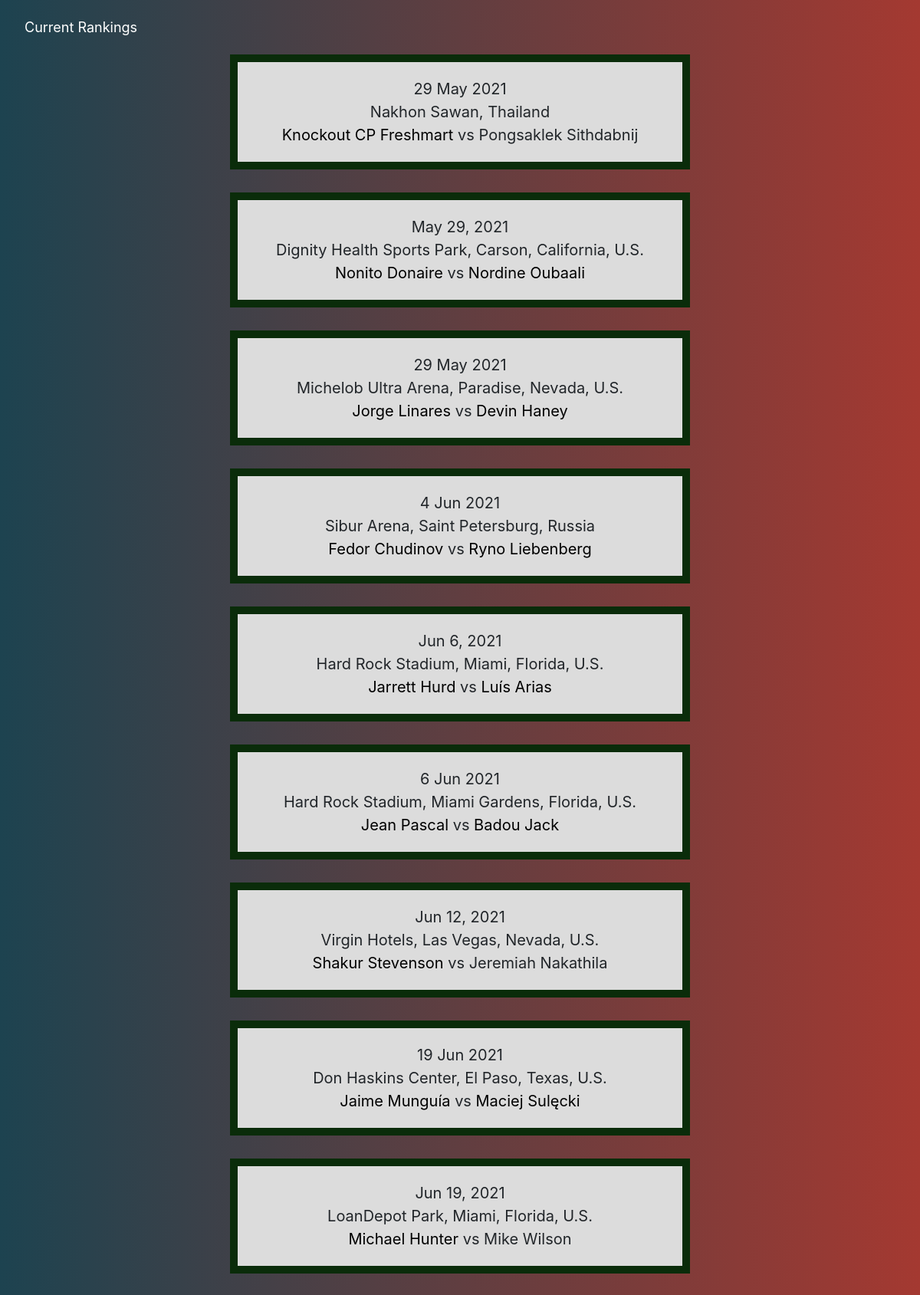
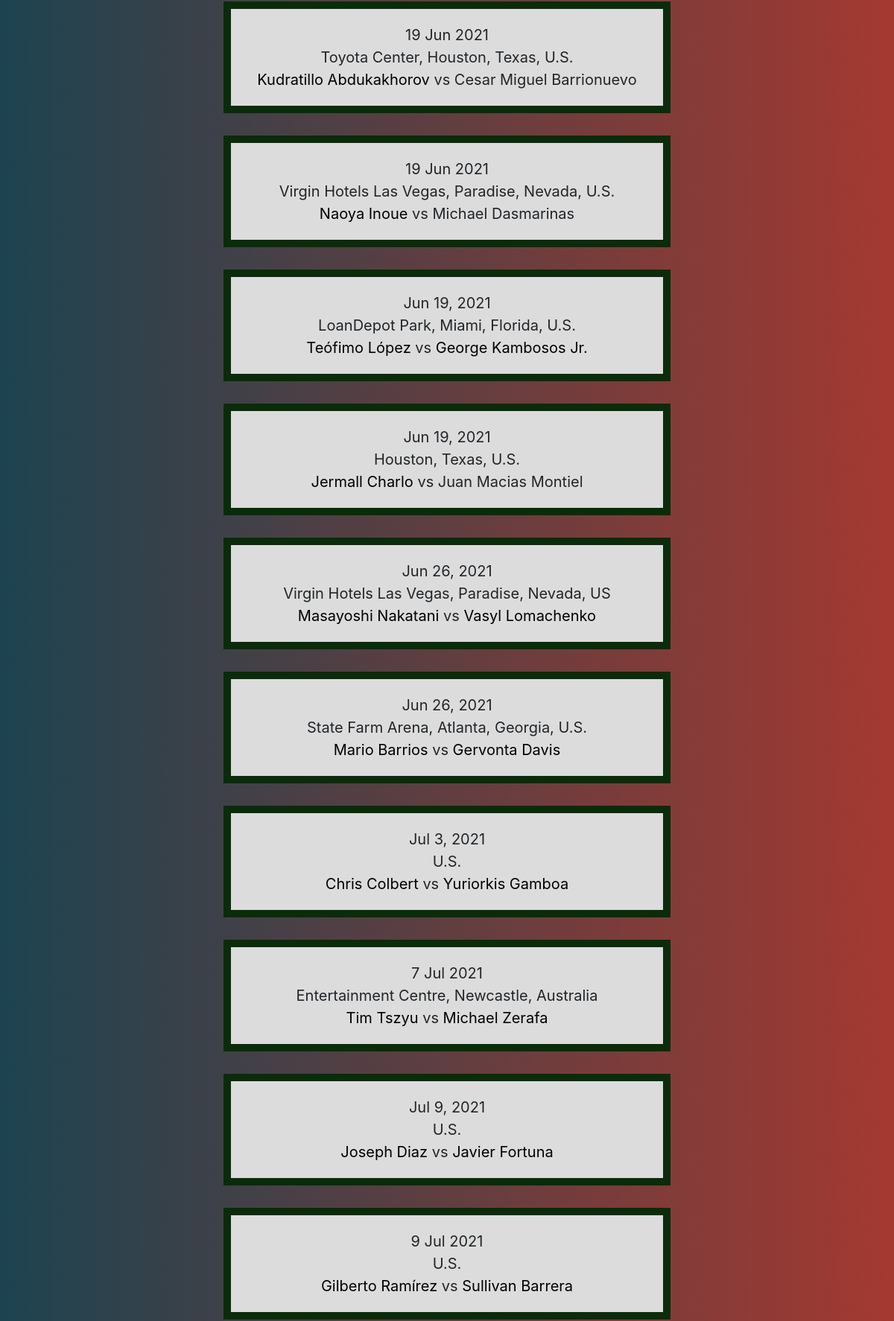
The page / (upper part) on the database its author committed (2 pictures, top to bottom).
### app.py (models this page shows)
class Fights(db.Model):
    __tablename__ = 'Fights'
    __table_args__ = { 'extend_existing': True }
    FIGHT_DATE = db.Column(db.String)
    DATE_FORMATTED = db.Column(db.Date)
    FIGHTER_A = db.Column(db.String, primary_key=True)
    FIGHTER_B = db.Column(db.String)
    A_NICKNAME = db.Column(db.String)
    B_NICKNAME = db.Column(db.String)
    A_RECORD = db.Column(db.String)
    B_RECORD = db.Column(db.String)
    A_KOs = db.Column(db.String)
    B_KOs = db.Column(db.String)
    A_LINK = db.Column(db.String)
    B_LINK = db.Column(db.String)
    LOCATION = db.Column(db.String)

### app.py (the view)
@app.route('/')
def home_page():
    fightList = []
    fightList = db.session.query(Fights).order_by(Fights.DATE_FORMATTED.asc()).all()
    return render_template('home.html', fights=fightList)

### templates/home.html (shortened to what this page needs)
<!doctype html>
<html lang="en">
  <head>
    <link rel="stylesheet" href="https://cdn.jsdelivr.net/npm/bootstrap@4.5.3/dist/css/bootstrap.min.css">
  </head>
  <body>
    <div class="navbar">
      <a href="/rankings">Current Rankings</a>
    </div>
    {% for fight in fights%}
      <div class="fight">
        {{fight.FIGHT_DATE}}
        <br>
        {% if "N/A" not in fight.LOCATION %}
          {{fight.LOCATION}}
          <br>
        {% endif %}
        {% if "N/A" not in fight.A_LINK and "N/A" not in fight.B_LINK %}
          <a href= {{fight.A_LINK}} target="_blank">{{fight.FIGHTER_A}}</a> vs <a href= {{fight.B_LINK}} target="_blank">{{fight.FIGHTER_B}}</a>
        {% elif "N/A" not in fight.A_LINK and "N/A" in fight.B_LINK %}
          <a href= {{fight.A_LINK}} target="_blank">{{fight.FIGHTER_A}}</a> vs {{fight.FIGHTER_B}}
        {% else %}
          {{fight.FIGHTER_A}} vs {{fight.FIGHTER_B}}
        {% endif %}
      </div>
    {% endfor %}
  </body>
</html>

### templates/home.html (style rules this page uses)
body { background: linear-gradient(-90deg, #a43931, #1d4350); }
.fight { background-color: gainsboro; border: 10px solid rgb(10, 44, 10); padding: 20px; margin: 0 auto; margin-bottom: 30px; width: 600px; text-align: center; font-size: 20px; }
.fight a { color: black; }
.navbar { overflow: hidden; background: linear-gradient(-90deg, #a43931, #1d4350); }
.navbar a { float: left; font-size: 18px; color: white; text-align: center; padding: 14px 16px; text-decoration: none; }

### rows shown on the page
Fights: FIGHT_DATE "29 May 2021", LOCATION "Nakhon Sawan, Thailand", FIGHTER_A "Knockout CP Freshmart", FIGHTER_B "Pongsaklek Sithdabnij"
Fights: FIGHT_DATE "May 29, 2021", LOCATION "Dignity Health Sports Park, Carson, California, U.S.", FIGHTER_A "Nonito Donaire", FIGHTER_B "Nordine Oubaali"
Fights: FIGHT_DATE "29 May 2021", LOCATION "Michelob Ultra Arena, Paradise, Nevada, U.S.", FIGHTER_A "Jorge Linares", FIGHTER_B "Devin Haney"
Fights: FIGHT_DATE "4 Jun 2021", LOCATION "Sibur Arena, Saint Petersburg, Russia", FIGHTER_A "Fedor Chudinov", FIGHTER_B "Ryno Liebenberg"
Fights: FIGHT_DATE "Jun 6, 2021", LOCATION "Hard Rock Stadium, Miami, Florida, U.S.", FIGHTER_A "Jarrett Hurd", FIGHTER_B "Luís Arias"
Fights: FIGHT_DATE "6 Jun 2021", LOCATION "Hard Rock Stadium, Miami Gardens, Florida, U.S.", FIGHTER_A "Jean Pascal", FIGHTER_B "Badou Jack"
Fights: FIGHT_DATE "Jun 12, 2021", LOCATION "Virgin Hotels, Las Vegas, Nevada, U.S.", FIGHTER_A "Shakur Stevenson", FIGHTER_B "Jeremiah Nakathila"
Fights: FIGHT_DATE "19 Jun 2021", LOCATION "Don Haskins Center, El Paso, Texas, U.S.", FIGHTER_A "Jaime Munguía", FIGHTER_B "Maciej Sulęcki"
Fights: FIGHT_DATE "Jun 19, 2021", LOCATION "LoanDepot Park, Miami, Florida, U.S.", FIGHTER_A "Michael Hunter", FIGHTER_B "Mike Wilson"
Fights: FIGHT_DATE "19 Jun 2021", LOCATION "Toyota Center, Houston, Texas, U.S.", FIGHTER_A "Kudratillo Abdukakhorov", FIGHTER_B "Cesar Miguel Barrionuevo"
Fights: FIGHT_DATE "19 Jun 2021", LOCATION "Virgin Hotels Las Vegas, Paradise, Nevada, U.S.", FIGHTER_A "Naoya Inoue", FIGHTER_B "Michael Dasmarinas"
Fights: FIGHT_DATE "Jun 19, 2021", LOCATION "LoanDepot Park, Miami, Florida, U.S.", FIGHTER_A "Teófimo López", FIGHTER_B "George Kambosos Jr."
Fights: FIGHT_DATE "Jun 19, 2021", LOCATION "Houston, Texas, U.S.", FIGHTER_A "Jermall Charlo", FIGHTER_B "Juan Macias Montiel"
Fights: FIGHT_DATE "Jun 26, 2021", LOCATION "Virgin Hotels Las Vegas, Paradise, Nevada, US", FIGHTER_A "Masayoshi Nakatani", FIGHTER_B "Vasyl Lomachenko"
Fights: FIGHT_DATE "Jun 26, 2021", LOCATION "State Farm Arena, Atlanta, Georgia, U.S.", FIGHTER_A "Mario Barrios", FIGHTER_B "Gervonta Davis"
Fights: FIGHT_DATE "Jul 3, 2021", LOCATION "U.S.", FIGHTER_A "Chris Colbert", FIGHTER_B "Yuriorkis Gamboa"
Fights: FIGHT_DATE "7 Jul 2021", LOCATION "Entertainment Centre, Newcastle, Australia", FIGHTER_A "Tim Tszyu", FIGHTER_B "Michael Zerafa"
Fights: FIGHT_DATE "Jul 9, 2021", LOCATION "U.S.", FIGHTER_A "Joseph Diaz", FIGHTER_B "Javier Fortuna"
Fights: FIGHT_DATE "9 Jul 2021", LOCATION "U.S.", FIGHTER_A "Gilberto Ramírez", FIGHTER_B "Sullivan Barrera"
